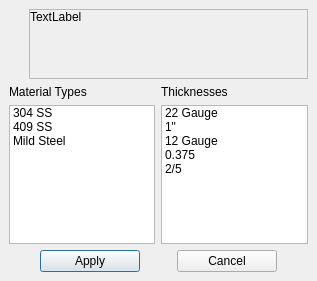
<?xml version="1.0" encoding="UTF-8"?>
<ui version="4.0">
 <class>Form</class>
 <widget class="QDialog" name="Form">
  <property name="geometry">
   <rect>
    <x>0</x>
    <y>0</y>
    <width>317</width>
    <height>281</height>
   </rect>
  </property>
  <property name="windowTitle">
   <string>Form</string>
  </property>
  <layout class="QHBoxLayout" name="horizontalLayout">
   <property name="spacing">
    <number>0</number>
   </property>
   <property name="leftMargin">
    <number>0</number>
   </property>
   <property name="topMargin">
    <number>0</number>
   </property>
   <property name="rightMargin">
    <number>0</number>
   </property>
   <property name="bottomMargin">
    <number>0</number>
   </property>
   <item>
    <widget class="QWidget" name="widget" native="true">
     <property name="contextMenuPolicy">
      <enum>Qt::ActionsContextMenu</enum>
     </property>
     <property name="autoFillBackground">
      <bool>false</bool>
     </property>
     <property name="styleSheet">
      <string notr="true"/>
     </property>
     <layout class="QVBoxLayout" name="verticalLayout_3" stretch="0">
      <property name="leftMargin">
       <number>0</number>
      </property>
      <property name="topMargin">
       <number>0</number>
      </property>
      <property name="rightMargin">
       <number>0</number>
      </property>
      <property name="bottomMargin">
       <number>0</number>
      </property>
      <item>
       <layout class="QVBoxLayout" name="verticalLayout">
        <property name="leftMargin">
         <number>9</number>
        </property>
        <property name="topMargin">
         <number>9</number>
        </property>
        <property name="rightMargin">
         <number>9</number>
        </property>
        <property name="bottomMargin">
         <number>9</number>
        </property>
        <item>
         <layout class="QHBoxLayout" name="horizontalLayout_4" stretch="0,0">
          <item>
           <layout class="QVBoxLayout" name="verticalLayout_2">
            <property name="spacing">
             <number>0</number>
            </property>
            <item>
             <layout class="QVBoxLayout" name="iconHolder">
              <property name="spacing">
               <number>0</number>
              </property>
             </layout>
            </item>
            <item>
             <spacer name="verticalSpacer">
              <property name="orientation">
               <enum>Qt::Vertical</enum>
              </property>
              <property name="sizeHint" stdset="0">
               <size>
                <width>20</width>
                <height>40</height>
               </size>
              </property>
             </spacer>
            </item>
           </layout>
          </item>
          <item>
           <widget class="QScrollArea" name="scrollArea">
            <property name="widgetResizable">
             <bool>true</bool>
            </property>
            <widget class="QWidget" name="scrollAreaWidgetContents">
             <property name="geometry">
              <rect>
               <x>0</x>
               <y>0</y>
               <width>267</width>
               <height>69</height>
              </rect>
             </property>
             <layout class="QVBoxLayout" name="verticalLayout_4">
              <property name="spacing">
               <number>0</number>
              </property>
              <property name="leftMargin">
               <number>0</number>
              </property>
              <property name="topMargin">
               <number>0</number>
              </property>
              <property name="rightMargin">
               <number>0</number>
              </property>
              <property name="bottomMargin">
               <number>0</number>
              </property>
              <item>
               <widget class="QLabel" name="lblMessage">
                <property name="sizePolicy">
                 <sizepolicy hsizetype="Preferred" vsizetype="Minimum">
                  <horstretch>0</horstretch>
                  <verstretch>0</verstretch>
                 </sizepolicy>
                </property>
                <property name="text">
                 <string>TextLabel</string>
                </property>
                <property name="alignment">
                 <set>Qt::AlignLeading|Qt::AlignLeft|Qt::AlignTop</set>
                </property>
                <property name="wordWrap">
                 <bool>true</bool>
                </property>
               </widget>
              </item>
             </layout>
            </widget>
           </widget>
          </item>
         </layout>
        </item>
        <item>
         <layout class="QHBoxLayout" name="horizontalLayout_2">
          <item>
           <layout class="QGridLayout" name="gridLayout">
            <item row="0" column="0">
             <widget class="QLabel" name="label_4">
              <property name="text">
               <string>Material Types</string>
              </property>
             </widget>
            </item>
            <item row="0" column="1">
             <widget class="QLabel" name="label_3">
              <property name="text">
               <string>Thicknesses</string>
              </property>
             </widget>
            </item>
            <item row="1" column="0">
             <widget class="QListWidget" name="listWidget">
              <property name="selectionMode">
               <enum>QAbstractItemView::ExtendedSelection</enum>
              </property>
              <item>
               <property name="text">
                <string>304 SS</string>
               </property>
              </item>
              <item>
               <property name="text">
                <string>409 SS</string>
               </property>
              </item>
              <item>
               <property name="text">
                <string>Mild Steel</string>
               </property>
              </item>
             </widget>
            </item>
            <item row="1" column="1">
             <widget class="QListWidget" name="listWidget_2">
              <property name="selectionMode">
               <enum>QAbstractItemView::ExtendedSelection</enum>
              </property>
              <item>
               <property name="text">
                <string>22 Gauge</string>
               </property>
              </item>
              <item>
               <property name="text">
                <string>1&quot;</string>
               </property>
              </item>
              <item>
               <property name="text">
                <string>12 Gauge</string>
               </property>
              </item>
              <item>
               <property name="text">
                <string>0.375</string>
               </property>
              </item>
              <item>
               <property name="text">
                <string>2/5</string>
               </property>
              </item>
             </widget>
            </item>
           </layout>
          </item>
         </layout>
        </item>
        <item>
         <layout class="QHBoxLayout" name="buttonsLayout">
          <item>
           <widget class="QPushButton" name="pushButton_apply">
            <property name="enabled">
             <bool>true</bool>
            </property>
            <property name="minimumSize">
             <size>
              <width>100</width>
              <height>0</height>
             </size>
            </property>
            <property name="maximumSize">
             <size>
              <width>100</width>
              <height>16777215</height>
             </size>
            </property>
            <property name="text">
             <string>Apply</string>
            </property>
           </widget>
          </item>
          <item>
           <widget class="QPushButton" name="pushButton_cancel">
            <property name="minimumSize">
             <size>
              <width>100</width>
              <height>0</height>
             </size>
            </property>
            <property name="maximumSize">
             <size>
              <width>100</width>
              <height>16777215</height>
             </size>
            </property>
            <property name="text">
             <string>Cancel</string>
            </property>
           </widget>
          </item>
         </layout>
        </item>
       </layout>
      </item>
     </layout>
    </widget>
   </item>
  </layout>
 </widget>
 <resources/>
 <connections/>
</ui>
